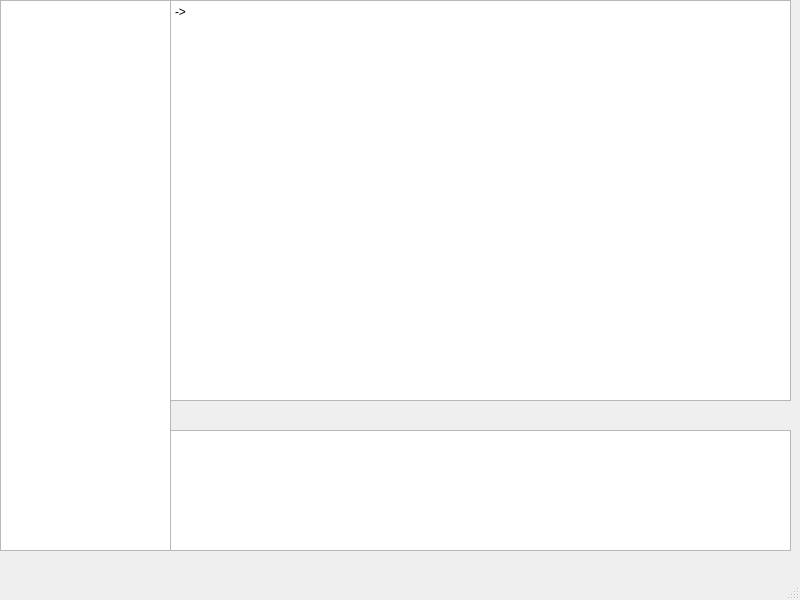
<?xml version="1.0" encoding="UTF-8"?>
<ui version="4.0">
 <class>MainWindow</class>
 <widget class="QMainWindow" name="MainWindow">
  <property name="geometry">
   <rect>
    <x>0</x>
    <y>0</y>
    <width>800</width>
    <height>600</height>
   </rect>
  </property>
  <property name="windowTitle">
   <string>MainWindow</string>
  </property>
  <widget class="QWidget" name="centralwidget">
   <widget class="QListView" name="friendList">
    <property name="geometry">
     <rect>
      <x>0</x>
      <y>0</y>
      <width>171</width>
      <height>551</height>
     </rect>
    </property>
   </widget>
   <widget class="QTextBrowser" name="textBrowser">
    <property name="geometry">
     <rect>
      <x>170</x>
      <y>0</y>
      <width>621</width>
      <height>401</height>
     </rect>
    </property>
    <property name="html">
     <string>&lt;!DOCTYPE HTML PUBLIC &quot;-//W3C//DTD HTML 4.0//EN&quot; &quot;http://www.w3.org/TR/REC-html40/strict.dtd&quot;&gt;
&lt;html&gt;&lt;head&gt;&lt;meta name=&quot;qrichtext&quot; content=&quot;1&quot; /&gt;&lt;style type=&quot;text/css&quot;&gt;
p, li { white-space: pre-wrap; }
&lt;/style&gt;&lt;/head&gt;&lt;body style=&quot; font-family:'SimSun'; font-size:9pt; font-weight:400; font-style:normal;&quot;&gt;
&lt;p style=&quot; margin-top:0px; margin-bottom:0px; margin-left:0px; margin-right:0px; -qt-block-indent:0; text-indent:0px;&quot;&gt;-&amp;gt;&lt;/p&gt;&lt;/body&gt;&lt;/html&gt;</string>
    </property>
   </widget>
   <widget class="QTextEdit" name="textEdit">
    <property name="geometry">
     <rect>
      <x>170</x>
      <y>430</y>
      <width>621</width>
      <height>121</height>
     </rect>
    </property>
   </widget>
  </widget>
  <widget class="QMenuBar" name="menubar">
   <property name="geometry">
    <rect>
     <x>0</x>
     <y>0</y>
     <width>800</width>
     <height>23</height>
    </rect>
   </property>
  </widget>
  <widget class="QStatusBar" name="statusbar"/>
 </widget>
 <resources/>
 <connections/>
</ui>
